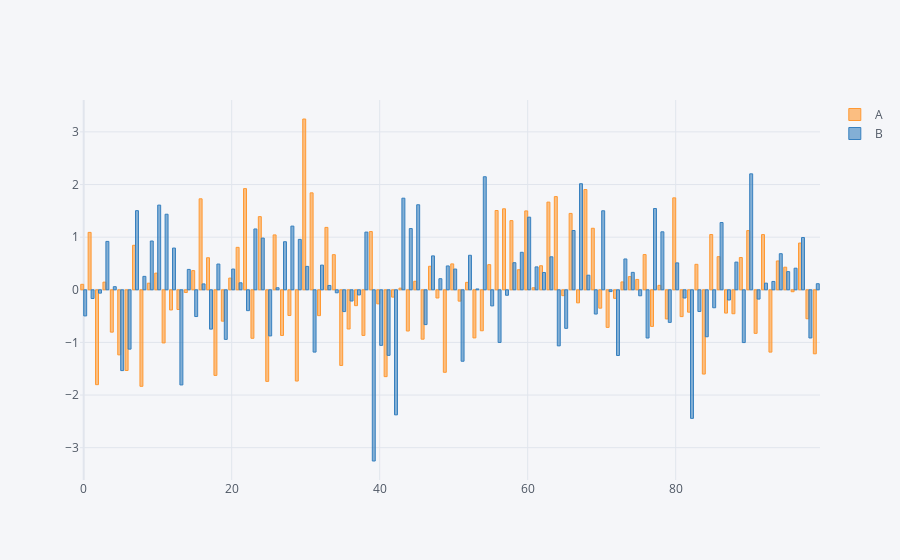

Here is the notebook cell this chart was saved with:
### Markdown cell above
## Bar

### Code cell
df[['A','B']].iplot(kind='bar')
